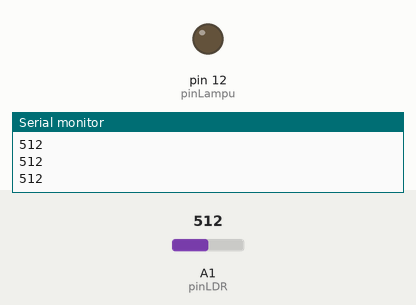
This sketch was run on a simulated Arduino Uno, built with avr-gcc and run on an emulated ATmega328P. On the bench: output pins drawn as LEDs (lit = HIGH), the last lines printed to the serial monitor. The inputs (shaded band) are chosen by the test bench; at power-on: A1 (pinLDR) = 512.

Above: at 1.3 s.
1.4 s: A1 (pinLDR) set to 198
2.9 s: A1 (pinLDR) set to 168
At 3.5 s:
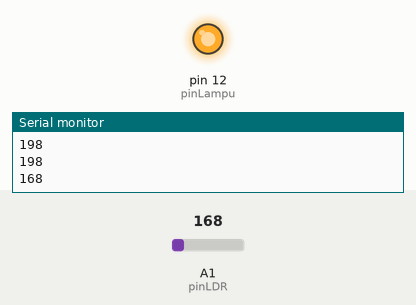
4.5 s: A1 (pinLDR) set to 190
At 5.7 s:
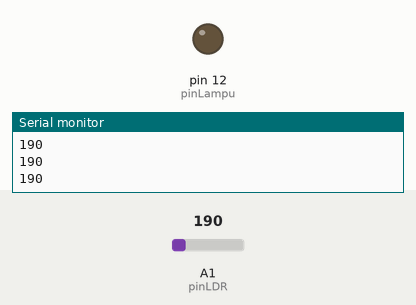
6.0 s: A1 (pinLDR) set to 170
At 7.0 s:
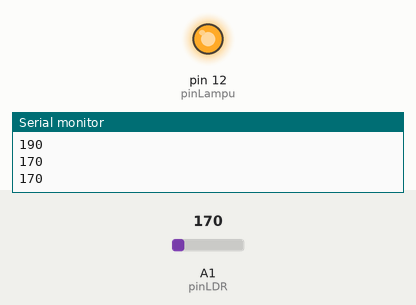
Timing chart, 0 to 8.5 s (numbered marks = the images above; inputs shaded):
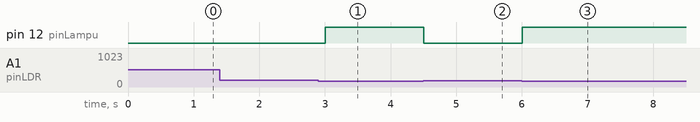

The sketch:

code.ino
```cpp
/* Program Auto Lights (LDR) with Arduino Uno */

byte pinLDR = A1;
byte pinLampu = 12;
int lampuON = HIGH;
int lampuOFF = LOW;
int nilai;

void setup() {
    Serial.begin(9600);
    pinMode(pinLampu, OUTPUT);
    digitalWrite(pinLampu, lampuOFF);
}

void loop() {
    nilai = analogRead(pinLDR);
    Serial.println(nilai);

    if (nilai < 180) {
        digitalWrite(pinLampu, lampuON);
    }
    else {
        digitalWrite(pinLampu, lampuOFF);
    }
    delay(500);
}
```

Measured:
- the behaviour switches between 180 and 179 on A1 (pinLDR) (found by bisection; images 0 and 1)
- after the input at 2.9 s, pin 12 (pinLampu): LOW → HIGH after 0.10 s
- after the input at 4.5 s, pin 12 (pinLampu): HIGH → LOW at once
- after the input at 6.0 s, pin 12 (pinLampu): LOW → HIGH at once
